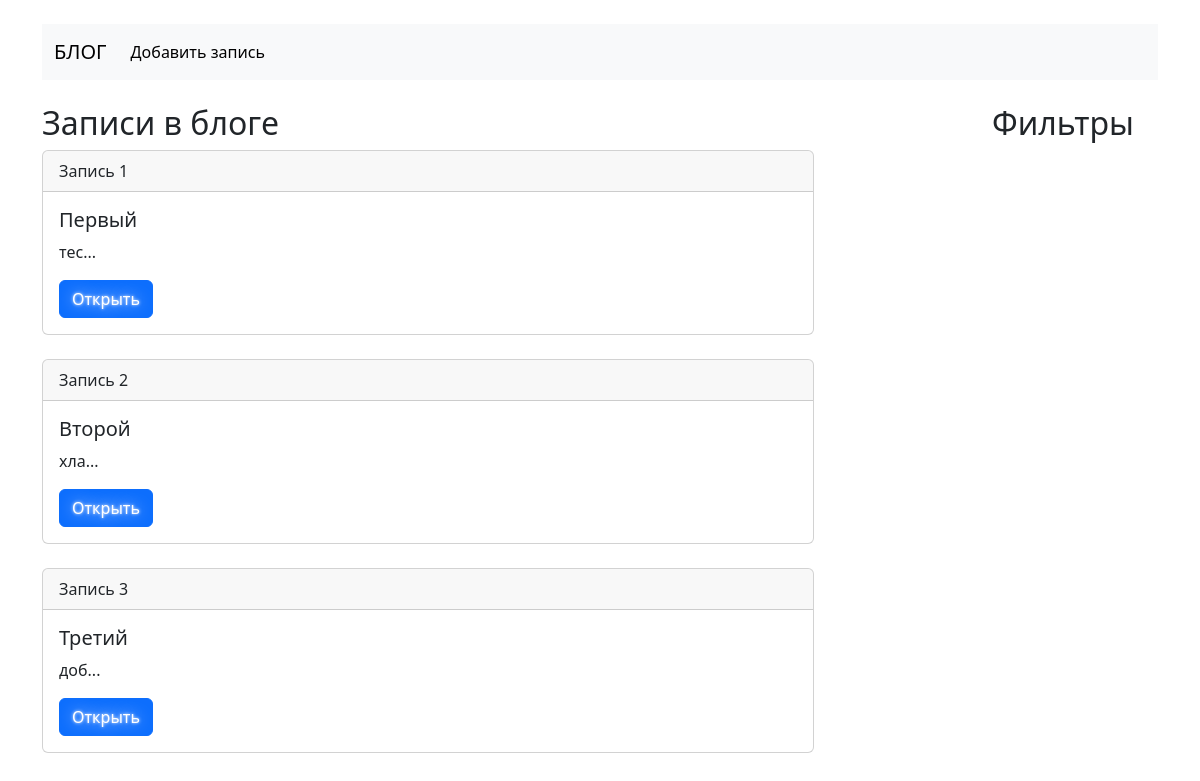
The app's page /, older data.
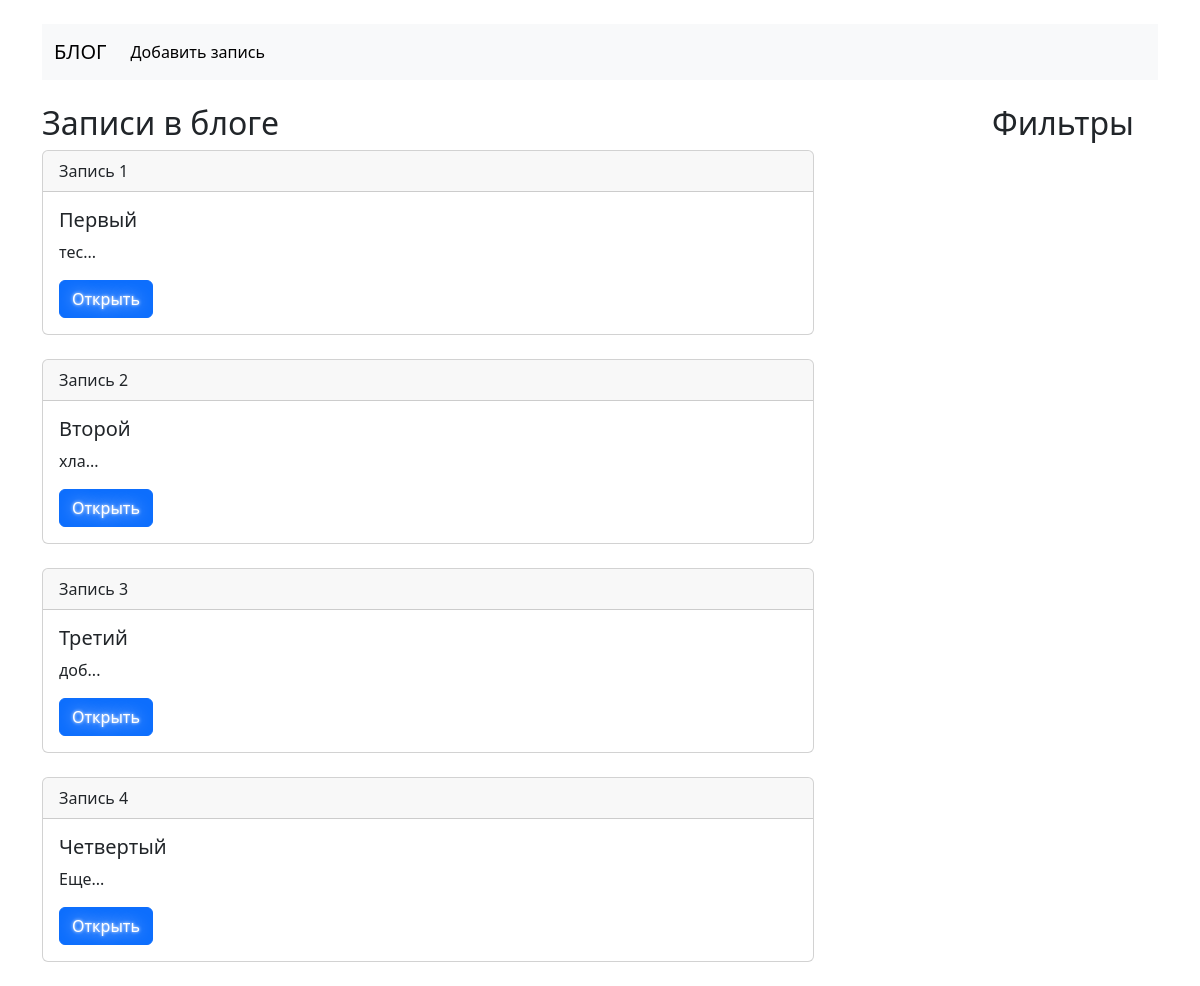
The same page, newer data.
### core/models.py (models this page shows, shortened)
class Post(models.Model):
    title = models.CharField(max_length=255, verbose_name='Заголовок')
    text = models.TextField(max_length=255, verbose_name='Текст')
    created_data = models.DateTimeField(auto_now_add=True)
    class Meta:
        verbose_name = 'Пост'
        verbose_name_plural = 'Посты'

### core/views.py (the view)
# urls.py: path('', views.main),
def main(request):
    posts = Post.objects.all()
    return render(request, 'main.html', {'posts': posts})

### templates/main.html
{% extends 'base.html' %}
{% block content %}
    <div class="row mt-4">
        <div class="col-sm-10"><h2>Записи в блоге</h2>
            {% for post in posts %}
            <div class="col-10 mb-4">
                <div class="card">
                    <div class="card-header">
                        Запись {{ post.id }}
                    </div>
                    <div class="card-body">
                        <h5 class="card-title"> {{ post.title }}</h5>
                        <p class="card-text"> {{ post.text|slice:3 }}...</p>
                        <a href="{% url 'post_detail' post.id %}" class="btn btn-primary">Открыть</a>
                    </div>
                </div>
            </div>
            {% endfor %}
        </div>
        <div class="col-sm-2"><h2>Фильтры</h2></div>
    </div>
{% endblock %}

Row changes from the older to the newer data that the page shows:
added Post: id "4", title "Четвертый", text "Еще"
